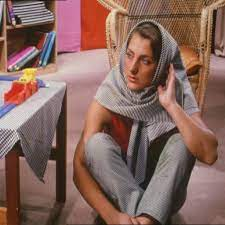
%> input picture barbara.jpg, 225 x 225 px
$ octave encoder.m   (GNU Octave 9; MATLAB toolbox functions it lacks are replaced by stand-ins)
%> lines starting %> are read from the running program, lines starting %| are printed output that depends on the picture; in (x1, y1, x2, y2) boxes, pixels count from 0 and x2, y2 are one past the last pixel; in counts of white or black regions, pixels touching at a corner belong together; the program's own positions count from 1
%embedding of bit 1 at the peak point using histogram shifting

clc
clear all
%read different images
img=imread('barbara.jpg');
%> img is the input picture: size 225x225x3 uint8; mean R, G, B 134.8, 102.3, 93.9
img=imresize(img, [512 512]);
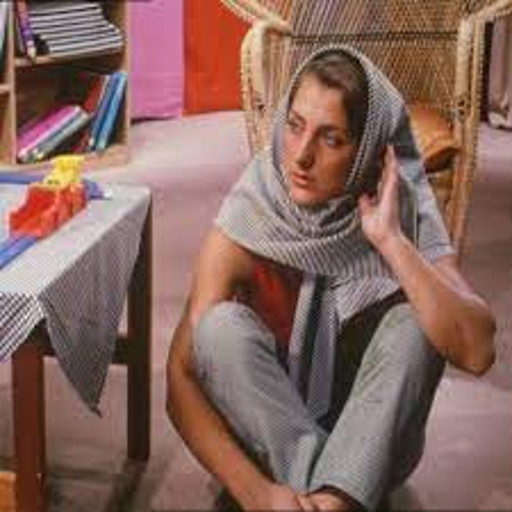
%> img: size 512x512x3 uint8; mean R, G, B 134.8, 102.3, 93.9
if ( size ( img,3 ) ~= 1)
    img=rgb2gray(img);
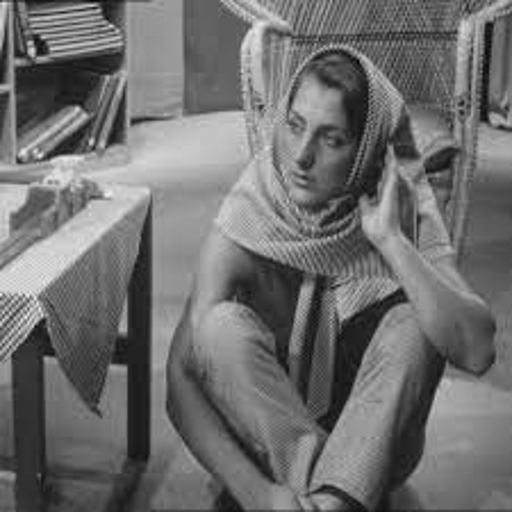
%> img: size 512x512 uint8; min 1, max 243, mean 111
end
%creating histogram from array of 512*512
[pixelCounts, grayLevels] = imhist(img);
%> pixelCounts = 256 values, max 2892 at index 99, min 0 at index 1, mean 1024; grayLevels = 256 values from 0 to 255
m=max(pixelCounts);
%> m = 2892

%finding peak(maximum) and zero(minimum) points
a=find(pixelCounts==m)-1;   %Pixel value with Max Freq
%> a = 98
b=find(pixelCounts==0)-1;   %Pixel value(s) with 0 Freq
%> b = 21 values from 0 to 255
c=find(b>a);
%> c = 17 values from 5 to 21
b=b(c);  %Take the first amongst the zero freq pixels
%> b = 17 values from 235 to 255
embed=img;
[row, col]=size(embed);
%> row = 512; col = 512


%Shifting the histogram by 1 unit to create space for embedding within the range [a,b]
for i=1:row
    for j=1:col
        if and(embed(i,j)>=a,embed(i,j)<b)
            embed(i,j)=embed(i,j)+1;
        end;
    end;
end;

%Message to be encoded of equal bits as the max frequency
message=randi([0 1],1,m);

%Shift pixels within frequecy range by -1 unit if message bit is 1
ptr=1;%pointing to the index of the message
a=a+1;
%> a = 99
for i=1:row
    for j=1:col
         if embed(i,j)==a
             if message(ptr)==1
                 embed(i,j)=embed(i,j)-1;
                 ptr=ptr+1;
             else
                 ptr=ptr+1;
             end;
         end;
    end;
end;
%> embed: size 512x512 uint8; min 1, max 243, mean 111.6; mean of the top-left, top-right, bottom-left and bottom-right quarters 135.2, 109.9, 98.7, 102.7
%> after the loop, ptr = 2893

%Displaying the Images
figure,
subplot(1,2,1);
imshow(img);
title('Original Image');
subplot(1,2,2);
imshow(embed);
title('Embedded Image');

%Displaying the Histograms
figure,
subplot(2,1,1);
imhist(img);
title('Histogram of Original Image');
subplot(2,1,2);
imhist(embed);
title('Histgram of Embedded Image');
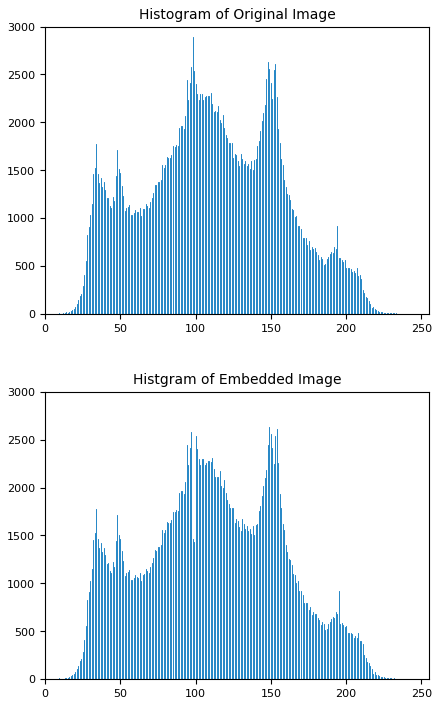
%> figure redrawn from the program's plot data, 2 panels; panel 1: highest point at x = 98, y = 2892; panel 2: highest point at x = 149, y = 2632
imwrite(embed,'stego.png');

%Displaying the difference between Original and Embedded Image
X = gpuArray(img);
Y = gpuArray(embed);
Z = imabsdiff(X,Y);
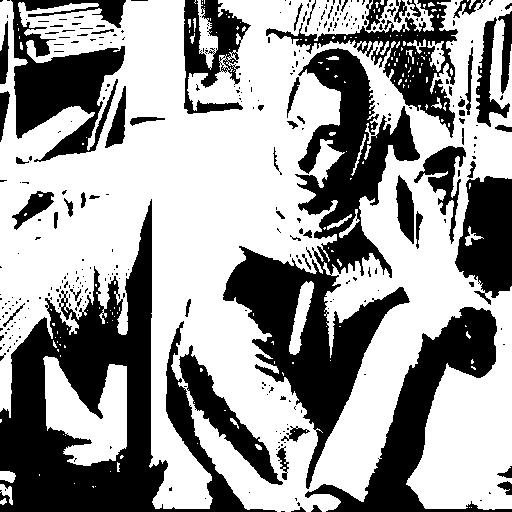
%> Z: size 512x512 uint8; values 0 (black) and 1 (white), 60.7% white; 341 black regions (277 under 20 px), largest, box (x1, y1, x2, y2) and area: (0, 199, 277, 512) 27942, (223, 48, 420, 489) 26144, (305, 307, 512, 512) 10627
figure
imshow(Z,[])
%the grayscale values of all pixels will be either inc or dec by 1 so the
%resultant mean square error(MSE) is at most equal to one
%psnr=10log10(255*255/MSE)
PSNR= 10*log10(255^2/1);
fprintf('The PSNR = %.2f',PSNR);
